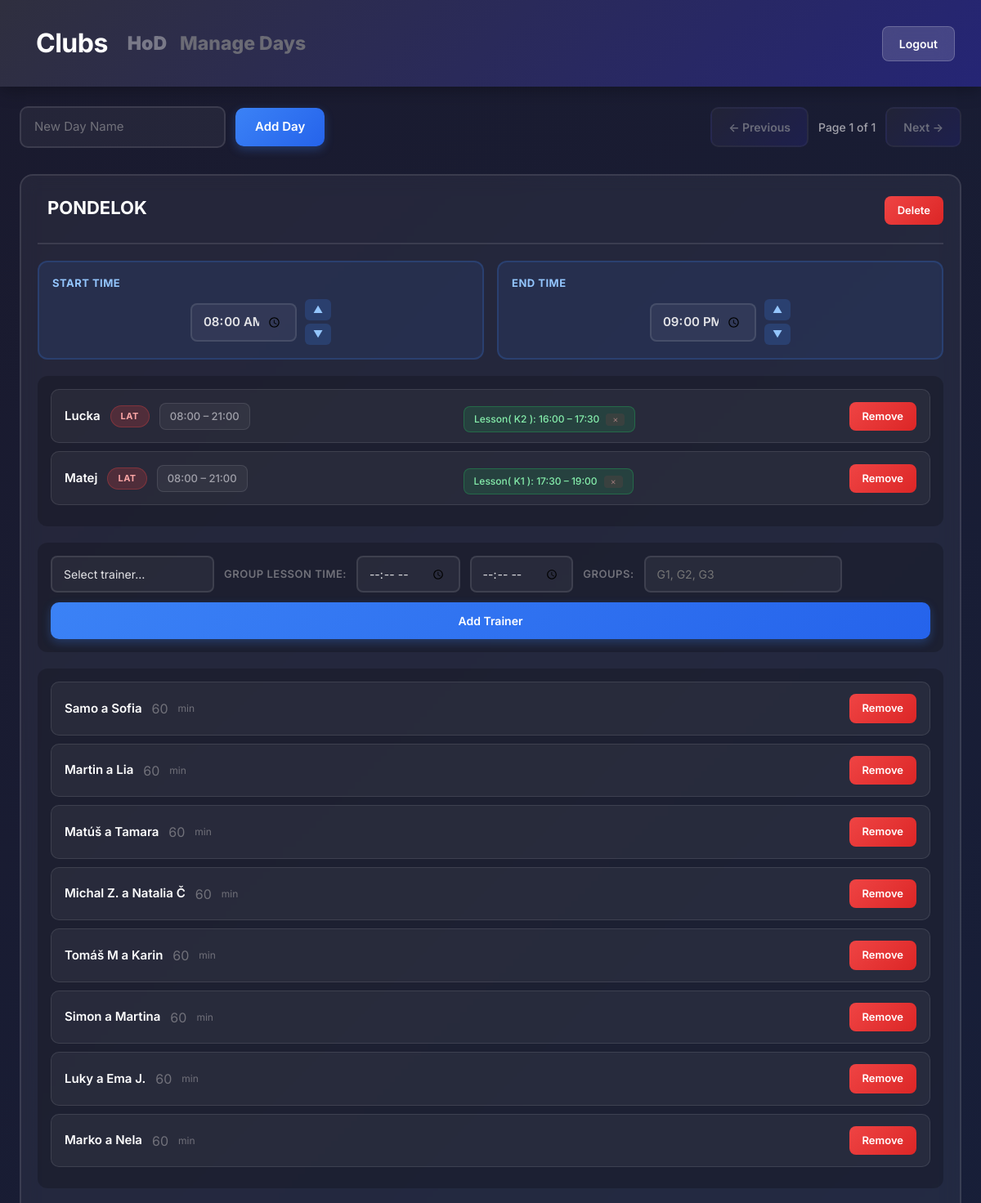
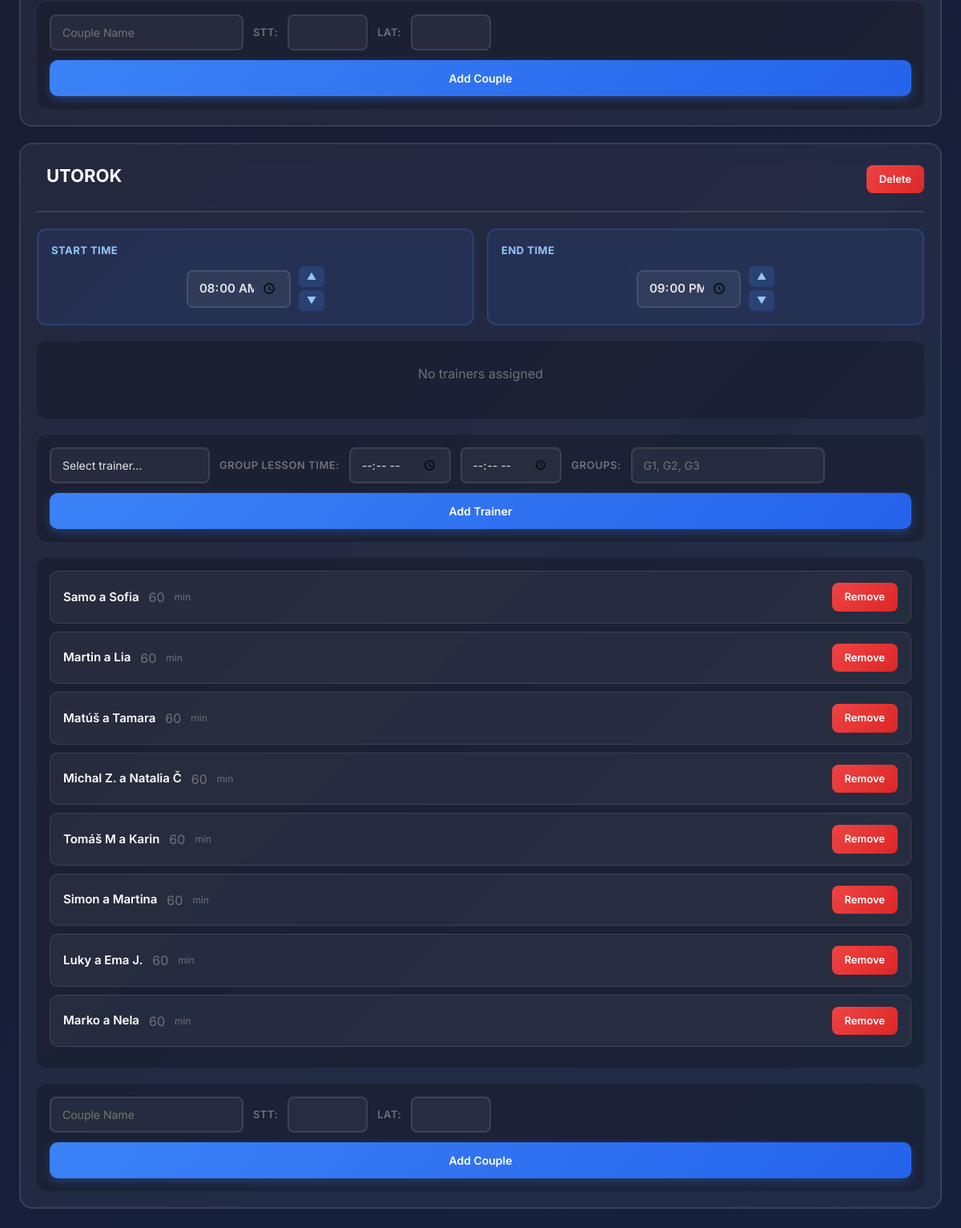
/club/16/manage_days/ (signed in), run on the app's committed database (2 pictures, top to bottom).
### TrainerClubs/models.py (models this page shows, shortened)
class Club(models.Model):
    club_owner = models.ForeignKey(User, on_delete=models.CASCADE, related_name='clubs')
    name = models.CharField(max_length=100)
    profile_picture = models.ImageField(upload_to='club_profiles/', blank=True, null=True)

### main/models.py (models this page shows, shortened)
class Day(models.Model):
    club = models.ForeignKey(Club, on_delete=models.CASCADE, related_name="day")
    user = models.ForeignKey(User, on_delete=models.CASCADE, related_name='day')
    name = models.CharField(max_length=200)
    couples = models.ManyToManyField('Couple', related_name='days', blank=True)
    start_time = models.TimeField(default=time(8,0))
    end_time = models.TimeField(default=time(21,0))
    trainers = models.ManyToManyField('Trainer', related_name='day', blank=True)

class Trainer(models.Model):
    club = models.ForeignKey(Club, on_delete=models.CASCADE, related_name='trainer')
    user = models.ForeignKey(User, on_delete=models.CASCADE, related_name='trainer')
    name = models.CharField(max_length = 200)
    group_lesson = models.ManyToManyField('GroupLesson', related_name='trainer', blank=True)
    start_time = models.TimeField()
    end_time = models.TimeField()
    focus = models.CharField(max_length=10, default="S&L")

class TrainerDayAvailability(models.Model):
    club = models.ForeignKey(Club, on_delete=models.CASCADE, related_name='trainer_availabilities')
    user = models.ForeignKey(User, on_delete=models.CASCADE, related_name='trainer_availabilities')
    day = models.ForeignKey('Day', on_delete=models.CASCADE, related_name='trainer_availabilities')
    trainer = models.ForeignKey('Trainer', on_delete=models.CASCADE, related_name='day_availabilities')
    start_time = models.TimeField()
    end_time = models.TimeField()
    class Meta:
        unique_together = ('day', 'trainer')

class GroupLesson(models.Model):
    club = models.ForeignKey(Club, on_delete=models.CASCADE, related_name='group_lessons')
    user = models.ForeignKey(User, on_delete=models.CASCADE, related_name='group_lessons')
    day = models.ForeignKey('Day', on_delete=models.CASCADE, related_name='group_lessons', null=True, blank=True)
    groups = models.ManyToManyField('Group', related_name='group_lessons', blank=True)
    time_interval_start = models.TimeField(default=time(0, 0))
    time_interval_end = models.TimeField(default=time(0, 0))

class Group(models.Model):
    club = models.ForeignKey(Club, on_delete=models.CASCADE, related_name='groups')
    user = models.ForeignKey(User, on_delete=models.CASCADE, related_name='owned_groups')
    name = models.CharField(max_length=200)
    index = models.IntegerField(default=0)  # For sorting groups
    couples = []

class Couple(models.Model):
    user = models.ForeignKey(User, on_delete=models.CASCADE, related_name='couple')
    name = models.CharField(max_length=200)
    min_duration = models.IntegerField(default=60)
    group = models.ForeignKey('Group', on_delete=models.CASCADE, related_name='couples', null=True, blank=True)
    dance_class_lat = models.CharField(max_length=100,)
    dance_class_stt = models.CharField(max_length=100,)

### main/views.py (the view)
# urls.py: path('club/<int:club_id>/manage_days/', views.manage_days, name='manage_days'),
@login_required
@login_required
def manage_days(request, club_id):
    all_days = request.user.day.all()
    groups = request.user.owned_groups.all()
    trainers = request.user.trainer.all()
    club = get_object_or_404(Club, id=club_id, club_owner=request.user)
    paginator = Paginator(all_days, 2)
    page_number = request.GET.get('page',1)
    page_obj = paginator.get_page(page_number)
    error_message = request.GET.get('error', None)
    success_message = request.GET.get('success', None)
    return render(request, 'manage_days.html', {
        'page_obj': page_obj,
        'days': page_obj.object_list,
        'groups': groups,
        'club': club,
        'trainers': trainers,
        'error_message': error_message,
        'success_message': success_message,
    })

### main/templatetags/availability_tags.py (called while the page is built)
@register.filter
def trainer_start_for_day(day, trainer):
    try:
        availability = TrainerDayAvailability.objects.get(day=day, trainer=trainer)
        return availability.start_time
    except TrainerDayAvailability.DoesNotExist:
        return day.start_time

@register.filter
def trainer_end_for_day(day, trainer):
    try:
        availability = TrainerDayAvailability.objects.get(day=day, trainer=trainer)
        return availability.end_time
    except TrainerDayAvailability.DoesNotExist:
        return day.end_time

### main/templates/manage_days.html (shortened to what this page needs)
<!DOCTYPE html>
{% load availability_tags %}
<html lang="en">
<head>
    <link href="https://cdn.jsdelivr.net/npm/bootstrap@5.3.0/dist/css/bootstrap.min.css" rel="stylesheet">
</head>
<body>
    <div class="header">
        <nav class="navbar navbar-expand-lg" style="background-color: none; margin: 0; padding: 0;">
            <div class="container-fluid" style="display: flex;">
                <a class="navbar-brand" href="/trainer/trainer_dashboard/"
                style="font-size: 32px; font-weight: 700; color: white; letter-spacing: -0.5px; text-decoration: none;">Clubs</a>
                <div class="collapse navbar-collapse" id="navbarSupportedContent">
                <ul class="navbar-nav me-auto mb-2 mb-lg-0" style="display: flex;">
                    <li class="nav-item">
                    <a class="nav-link" aria-current="page" href="/club/{{club.id}}/"
                    style="
                        color: #797988 !important;
                        font-size: 23px !important;
                        font-weight: 1000 !important;
                        background: none;
                    ">{{ club.name }}</a>
                    </li>
                    <li class="nav-item">
                    <a class="nav-link disabled" aria-current="page"
                    style="
                        color: #6b6b75 !important;
                        font-size: 23px !important;
                        font-weight: 800 !important;
                        background: none;
                    ">Manage Days</a>
                    </li>
                </ul>
                </div>
            </div>
        </nav>
        <a class="header-nav-btn" href="{% url 'logout' %}">Logout</a>
    </div>
    <div class="main-container">
        <div class="top-bar">
            <form method="POST" action="{% url 'add_day' club.id%}" class="add-day-form">
                <input type="text" name="day_name" placeholder="New Day Name" required>
                <button type="submit" class="btn-add">Add Day</button>
            </form>
            <div class="nav-buttons">
                <a id="prev-page"
                   class="nav-btn{% if not page_obj.has_previous %} disabled{% endif %}"
                   data-club-id="{{club.id}}"
                   {% if page_obj.has_previous %}
                   href="?page={{ page_obj.previous_page_number }}"
                   data-target-page="{{ page_obj.previous_page_number }}"
                   {% else %}
                   aria-disabled="true" style="pointer-events: none;"
                   {% endif %}>← Previous</a>
                <span>Page {{ page_obj.number }} of {{ page_obj.paginator.num_pages }}</span>
                <a id="next-page"
                   class="nav-btn{% if not page_obj.has_next %} disabled{% endif %}"
                   data-club-id="{{club.id}}"
                   {% if page_obj.has_next %}
                   href="?page={{ page_obj.next_page_number }}"
                   data-target-page="{{ page_obj.next_page_number }}"
                   {% else %}
                   aria-disabled="true" style="pointer-events: none;"
                   {% endif %}>Next →</a>
            </div>
        </div>
        <div class="slider-container">
            <div id="days-slider" class="days-slider">
                <div class="days-page" data-page="{{ page_obj.number }}">
                    {% include 'partials/days_groups_page.html' %}
                </div>
            </div>
        </div>
    </div>
</body>
</html>

### main/templates/partials/days_groups_page.html (shortened to what this page needs)
{% load availability_tags %}
{% for day in days %}
<div class="day-card" data-day-id="{{ day.id }}">
    <div class="day-header">
        <h3 contenteditable="true"
            data-day-id="{{ day.id }}"
            data-original="{{ day.name }}"
            class="editable-day-name"
            title="Click to edit; Enter to save">{{ day.name }}</h3>
        <form method="POST" action="{% url 'delete_day' day_id=day.id club_id=club.id%}" style="margin: 0;">
            <button type="submit" class="btn-delete" onclick="return confirm('Delete {{ day.name }}?')">Delete</button>
        </form>
    </div>
    <div class="time-window">
        <div class="time-block">
            <p class="time-title">Start Time</p>
            <div class="time-input-wrap">
                <input type="time" id="start-{{ day.id }}" name="start_time" data-day-id="{{ day.id }}" data-club-id="{{ club.id }}"
                       value="{{ day.start_time|time:'H:i' }}" step="900">
                <div class="time-buttons">
                    <button type="button" class="btn time-step" data-club-id="{{ club.id }}"
                            data-target="start-{{ day.id }}" data-delta="15">▲</button>
                    <button type="button" class="btn time-step" data-club-id="{{ club.id }}"
                            data-target="start-{{ day.id }}" data-delta="-15">▼</button>
                </div>
            </div>
        </div>
        <div class="time-block">
            <p class="time-title">End Time</p>
            <div class="time-input-wrap">
                <input type="time" id="end-{{ day.id }}" name="end_time" data-day-id="{{ day.id }}" data-club-id="{{ club.id }}"
                       value="{{ day.end_time|time:'H:i' }}" step="900">
                <div class="time-buttons">
                    <button type="button" class="btn time-step" data-club-id="{{ club.id }}"
                            data-target="end-{{ day.id }}" data-delta="15">▲</button>
                    <button type="button" class="btn time-step" data-club-id="{{ club.id }}"
                            data-target="end-{{ day.id }}" data-delta="-15">▼</button>
                </div>
            </div>
        </div>
    </div>
    <div class="trainer-list">
        {% for trainer in day.trainers.all %}
        <div class="trainer-card">
            <div class="trainer-meta">
                <span class="trainer-name editable-trainer" contenteditable="true"
                      data-trainer-id="{{ trainer.id }}"
                      data-original="{{ trainer.name }}">{{ trainer.name }}</span>
                {% if trainer.focus %}
                <span class="focus-badge focus-{{ trainer.focus|lower }} editable-trainer-focus"
                      contenteditable="true"
                      data-trainer-id="{{ trainer.id }}"
                      data-original="{{ trainer.focus }}">{{ trainer.focus }}</span>
                {% endif %}
                <span class="time-chip">
                    <span class="editable-start-time" contenteditable="true"
                          data-trainer-id="{{ trainer.id }}"
                          data-day-id="{{ day.id }}"
                          data-original="{{ day|trainer_start_for_day:trainer|time:'H:i' }}">
                        {{ day|trainer_start_for_day:trainer|time:'H:i' }}
                    </span>
                    –
                    <span class="editable-end-time" contenteditable="true"
                          data-trainer-id="{{ trainer.id }}"
                          data-day-id="{{ day.id }}"
                          data-original="{{ day|trainer_end_for_day:trainer|time:'H:i' }}">
                        {{ day|trainer_end_for_day:trainer|time:'H:i' }}
                    </span>
                </span>
            </div>
            {% if trainer.group_lesson.all %}
            <div style="display:flex; flex-wrap:wrap; gap:8px; margin-top:8px;">
                {% for lesson in trainer.group_lesson.all %}
                {% if lesson.day and lesson.day.id == day.id %}
                <form method="POST" action="{% url 'delete_group_lesson' group_lesson_id=lesson.id club_id=club.id %}">
                    <span class="lesson-chip">
                        Lesson(
                            {% for x in lesson.groups.all%}
                            {{ x.name }}
                            {% endfor %}
                        ): {{ lesson.time_interval_start|time:'H:i' }} – {{ lesson.time_interval_end|time:'H:i' }}
                        <button class="btn-close" type="submit">×</button>
                    </span>
                </form>
                {% endif %}
                {% endfor %}
            </div>
            {% endif %}
            <form method="POST" action="{% url 'delete_trainer_from_day' trainer_id=trainer.id club_id=club.id%}" >
                <button type="submit" class="btn-delete">Remove</button>
            </form>
        </div>
        {% empty %}
        <p style="color: #71717a; text-align: center; padding: 12px;">No trainers assigned</p>
        {% endfor %}
    </div>
    <form method="POST" action="{% url 'add_trainer_to_day' club.id%}">
        <div class="assign-row">
            <div class="assign-fields">
                <select class="form-select" name="trainer_id" required>
                    <option value="" selected disabled>Select trainer…</option>
                </select>
                <label class="small-label">Group Lesson Time:</label>
                <input type="time" name="start_time" step="900"/>
                <input type="time" name="end_time" step="900"/>
                <label class="small-label">Groups:</label>
                <input type="text" name="groups" placeholder="G1, G2, G3"/>
            </div>
            <button type="submit">Add Trainer</button>
        </div>
    </form>
    {% if day.couples.all %}
    <div class="couple-list">
        {% for couple in day.couples.all %}
        <div class="couple-item" draggable="true"
             data-couple-id="{{ couple.id }}" data-day-id="{{ day.id }}">
            <div>
                <span class="editable-couple" contenteditable="true"
                      data-couple-id="{{ couple.id }}"
                      data-original="{{ couple.name }}">{{ couple.name }}</span>
                <span class="editable-time-duration" contenteditable="true"
                      data-couple-id="{{ couple.id }}"
                      data-original="{{ couple.min_duration }}"
                      style="color: #71717a;">{{ couple.min_duration }}</span>
                <span style="color: #71717a; font-size: 12px;">min</span>
            </div>
            <form method="POST" action="{% url 'remove_couple_from_day' couple_id=couple.id club_id=club.id %}" style="margin: 0;">
                <button type="submit" class="btn-delete">Remove</button>
            </form>
        </div>
        {% endfor %}
    </div>
    {% else %}
    <div class="couple-list">
        <p style="color: #71717a; text-align: center; padding: 12px;">No Couples Added</p>
    </div>
    {% endif %}
    <form method="POST" action="{% url 'add_couple' club.id%}" class="add-to-day-form">
        <div class="assign-row">
            <div class="assign-fields">
                <input type="text" name="couple_name" placeholder="Couple Name" required>
                <label class="small-label">STT:</label>
                <input type="text" name="dance_class_stt" style="max-width: 100px;">
                <label class="small-label">LAT:</label>
                <input type="text" name="dance_class_lat" style="max-width: 100px;">
            </div>
            <button type="submit">Add Couple</button>
        </div>
    </form>
</div>
{% endfor %}

### data on the page
Club: name "HoD"
Day: name "PONDELOK", start_time "08:00", end_time "21:00", id.start_time "08:00", id.end_time "21:00"
Trainer: name "Lucka", focus "LAT"
GroupLesson: time_interval_start "16:00", time_interval_end "17:30"
Group: name "K2"
Trainer: name "Matej", focus "LAT"
GroupLesson: time_interval_start "17:30", time_interval_end "19:00"
Group: name "K1"
Couple: name "Samo a Sofia", min_duration "60"
Couple: name "Martin a Lia", min_duration "60"
Couple: name "Matúš a Tamara", min_duration "60"
Couple: name "Michal Z. a Natalia Č", min_duration "60"
Couple: name "Tomáš M a Karin", min_duration "60"
Couple: name "Simon a Martina", min_duration "60"
Couple: name "Luky a Ema J.", min_duration "60"
Couple: name "Marko a Nela", min_duration "60"
Day: name "UTOROK", start_time "08:00", end_time "21:00"

### other printed values
{{ page_obj.number }} "1"
{{ page_obj.paginator.num_pages }} "1"
